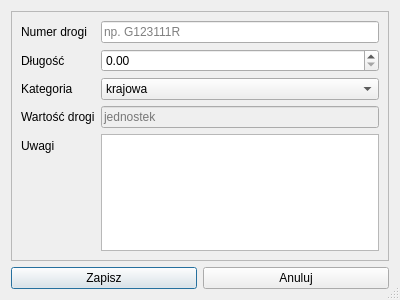
<?xml version="1.0" encoding="UTF-8"?>
<ui version="4.0">
 <class>Dialog</class>
 <widget class="QDialog" name="Dialog">
  <property name="windowModality">
   <enum>Qt::ApplicationModal</enum>
  </property>
  <property name="geometry">
   <rect>
    <x>0</x>
    <y>0</y>
    <width>400</width>
    <height>300</height>
   </rect>
  </property>
  <property name="windowTitle">
   <string>Dialog</string>
  </property>
  <property name="sizeGripEnabled">
   <bool>true</bool>
  </property>
  <layout class="QGridLayout" name="gridLayout">
   <item row="0" column="0" colspan="2">
    <widget class="QScrollArea" name="scrollArea">
     <property name="widgetResizable">
      <bool>true</bool>
     </property>
     <widget class="QWidget" name="scrollAreaWidgetContents">
      <property name="geometry">
       <rect>
        <x>0</x>
        <y>0</y>
        <width>380</width>
        <height>251</height>
       </rect>
      </property>
      <layout class="QFormLayout" name="formLayout">
       <item row="0" column="0">
        <widget class="QLabel" name="label">
         <property name="text">
          <string>Numer drogi</string>
         </property>
        </widget>
       </item>
       <item row="0" column="1">
        <widget class="QLineEdit" name="lineEdit">
         <property name="placeholderText">
          <string>np. G123111R</string>
         </property>
        </widget>
       </item>
       <item row="1" column="0">
        <widget class="QLabel" name="label_2">
         <property name="text">
          <string>Długość</string>
         </property>
        </widget>
       </item>
       <item row="2" column="0">
        <widget class="QLabel" name="label_3">
         <property name="text">
          <string>Kategoria</string>
         </property>
        </widget>
       </item>
       <item row="2" column="1">
        <widget class="QComboBox" name="comboBox">
         <item>
          <property name="text">
           <string>krajowa</string>
          </property>
         </item>
         <item>
          <property name="text">
           <string>wojewódzka</string>
          </property>
         </item>
         <item>
          <property name="text">
           <string>powiatowa</string>
          </property>
         </item>
         <item>
          <property name="text">
           <string>gminna</string>
          </property>
         </item>
         <item>
          <property name="text">
           <string>wewnętrzna</string>
          </property>
         </item>
         <item>
          <property name="text">
           <string>inna</string>
          </property>
         </item>
        </widget>
       </item>
       <item row="4" column="0">
        <widget class="QLabel" name="label_4">
         <property name="text">
          <string>Uwagi</string>
         </property>
        </widget>
       </item>
       <item row="4" column="1">
        <widget class="QPlainTextEdit" name="plainTextEdit">
         <property name="plainText">
          <string/>
         </property>
        </widget>
       </item>
       <item row="1" column="1">
        <widget class="QDoubleSpinBox" name="doubleSpinBox">
         <property name="maximum">
          <double>999999999.990000009536743</double>
         </property>
         <property name="singleStep">
          <double>0.100000000000000</double>
         </property>
        </widget>
       </item>
       <item row="3" column="0">
        <widget class="QLabel" name="label_5">
         <property name="text">
          <string>Wartość drogi</string>
         </property>
        </widget>
       </item>
       <item row="3" column="1">
        <widget class="QLineEdit" name="lineEdit_auto">
         <property name="enabled">
          <bool>false</bool>
         </property>
         <property name="placeholderText">
          <string>jednostek</string>
         </property>
        </widget>
       </item>
      </layout>
     </widget>
    </widget>
   </item>
   <item row="1" column="0">
    <widget class="QPushButton" name="save_btn">
     <property name="text">
      <string>Zapisz</string>
     </property>
    </widget>
   </item>
   <item row="1" column="1">
    <widget class="QPushButton" name="reject_btn">
     <property name="text">
      <string>Anuluj</string>
     </property>
    </widget>
   </item>
  </layout>
 </widget>
 <tabstops>
  <tabstop>scrollArea</tabstop>
  <tabstop>lineEdit</tabstop>
  <tabstop>doubleSpinBox</tabstop>
  <tabstop>comboBox</tabstop>
  <tabstop>lineEdit_auto</tabstop>
  <tabstop>plainTextEdit</tabstop>
  <tabstop>save_btn</tabstop>
  <tabstop>reject_btn</tabstop>
 </tabstops>
 <resources/>
 <connections>
  <connection>
   <sender>save_btn</sender>
   <signal>clicked()</signal>
   <receiver>Dialog</receiver>
   <slot>accept()</slot>
   <hints>
    <hint type="sourcelabel">
     <x>112</x>
     <y>279</y>
    </hint>
    <hint type="destinationlabel">
     <x>106</x>
     <y>377</y>
    </hint>
   </hints>
  </connection>
  <connection>
   <sender>reject_btn</sender>
   <signal>clicked()</signal>
   <receiver>Dialog</receiver>
   <slot>reject()</slot>
   <hints>
    <hint type="sourcelabel">
     <x>297</x>
     <y>277</y>
    </hint>
    <hint type="destinationlabel">
     <x>335</x>
     <y>401</y>
    </hint>
   </hints>
  </connection>
 </connections>
</ui>
